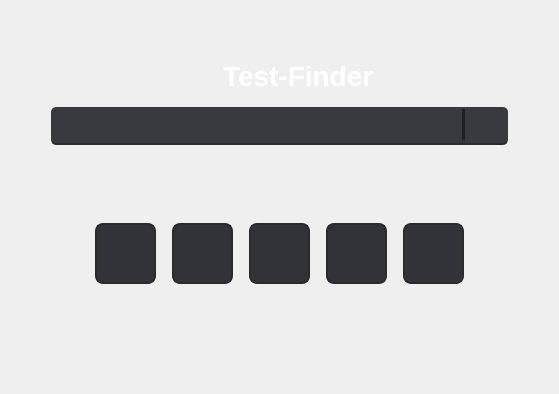
      <widget class="QWidget" name="page">
       <layout class="QGridLayout" name="gridLayout_8">
        <item row="4" column="1">
         <spacer name="verticalSpacer">
          <property name="orientation">
           <enum>Qt::Vertical</enum>
          </property>
          <property name="sizeHint" stdset="0">
           <size>
            <width>20</width>
            <height>40</height>
           </size>
          </property>
         </spacer>
        </item>
        <item row="0" column="1">
         <spacer name="verticalSpacer_2">
          <property name="orientation">
           <enum>Qt::Vertical</enum>
          </property>
          <property name="sizeHint" stdset="0">
           <size>
            <width>20</width>
            <height>40</height>
           </size>
          </property>
         </spacer>
        </item>
        <item row="1" column="0">
         <spacer name="horizontalSpacer_2">
          <property name="orientation">
           <enum>Qt::Horizontal</enum>
          </property>
          <property name="sizeHint" stdset="0">
           <size>
            <width>40</width>
            <height>20</height>
           </size>
          </property>
         </spacer>
        </item>
        <item row="2" column="1">
         <widget class="QFrame" name="frame_5">
          <property name="sizePolicy">
           <sizepolicy hsizetype="Preferred" vsizetype="Maximum">
            <horstretch>0</horstretch>
            <verstretch>0</verstretch>
           </sizepolicy>
          </property>
          <property name="styleSheet">
           <string notr="true">QPushButton {
	border-radius: 6px;
}

QPushButton:hover {
	background-color: rgb(76, 78, 84);
}

QPushButton:pressed {
	background-color: rgb(66, 68, 74);
	color: rgb(30, 31, 34);
}

QWidget {
	background-color: rgb(56, 58, 64);
}
.QFrame {
	border-radius: 5px;
    border-bottom: 2px solid #2d2a2a;
}</string>
          </property>
          <property name="frameShape">
           <enum>QFrame::NoFrame</enum>
          </property>
          <property name="frameShadow">
           <enum>QFrame::Raised</enum>
          </property>
          <layout class="QGridLayout" name="gridLayout_4">
           <property name="leftMargin">
            <number>5</number>
           </property>
           <property name="topMargin">
            <number>2</number>
           </property>
           <property name="rightMargin">
            <number>5</number>
           </property>
           <property name="bottomMargin">
            <number>2</number>
           </property>
           <property name="verticalSpacing">
            <number>0</number>
           </property>
           <item row="1" column="2">
            <widget class="QPushButton" name="pushButton_11">
             <property name="sizePolicy">
              <sizepolicy hsizetype="Fixed" vsizetype="Fixed">
               <horstretch>0</horstretch>
               <verstretch>0</verstretch>
              </sizepolicy>
             </property>
             <property name="minimumSize">
              <size>
               <width>30</width>
               <height>30</height>
              </size>
             </property>
             <property name="styleSheet">
              <string notr="true"/>
             </property>
             <property name="text">
              <string/>
             </property>
             <property name="icon">
              <iconset>
               <normalon>res/search.png</normalon>
              </iconset>
             </property>
             <property name="iconSize">
              <size>
               <width>20</width>
               <height>20</height>
              </size>
             </property>
            </widget>
           </item>
           <item row="2" column="2">
            <spacer name="verticalSpacer_3">
             <property name="orientation">
              <enum>Qt::Vertical</enum>
             </property>
             <property name="sizeHint" stdset="0">
              <size>
               <width>0</width>
               <height>0</height>
              </size>
             </property>
            </spacer>
           </item>
           <item row="0" column="0" rowspan="3">
            <widget class="QFrame" name="frame_8">
             <property name="sizePolicy">
              <sizepolicy hsizetype="Expanding" vsizetype="Preferred">
               <horstretch>0</horstretch>
               <verstretch>0</verstretch>
              </sizepolicy>
             </property>
             <property name="styleSheet">
              <string notr="true">border-bottom: 0px;</string>
             </property>
             <property name="frameShape">
              <enum>QFrame::NoFrame</enum>
             </property>
             <property name="frameShadow">
              <enum>QFrame::Raised</enum>
             </property>
             <layout class="QGridLayout" name="gridLayout_9">
              <property name="leftMargin">
               <number>0</number>
              </property>
              <property name="topMargin">
               <number>0</number>
              </property>
              <property name="rightMargin">
               <number>0</number>
              </property>
              <property name="bottomMargin">
               <number>0</number>
              </property>
              <property name="spacing">
               <number>0</number>
              </property>
              <item row="1" column="0">
               <spacer name="verticalSpacer_4">
                <property name="orientation">
                 <enum>Qt::Vertical</enum>
                </property>
                <property name="sizeHint" stdset="0">
                 <size>
                  <width>2</width>
                  <height>2</height>
                 </size>
                </property>
               </spacer>
              </item>
              <item row="0" column="0">
               <widget class="QPlainTextEdit" name="plainTextEdit">
                <property name="sizePolicy">
                 <sizepolicy hsizetype="Expanding" vsizetype="Fixed">
                  <horstretch>0</horstretch>
                  <verstretch>0</verstretch>
                 </sizepolicy>
                </property>
                <property name="maximumSize">
                 <size>
                  <width>16777215</width>
                  <height>30</height>
                 </size>
                </property>
                <property name="styleSheet">
                 <string notr="true">color: rgb(255, 255, 255);
border-bottom: 0px;</string>
                </property>
                <property name="frameShape">
                 <enum>QFrame::NoFrame</enum>
                </property>
                <property name="plainText">
                 <string/>
                </property>
               </widget>
              </item>
             </layout>
            </widget>
           </item>
           <item row="0" column="1" rowspan="3">
            <widget class="Line" name="line">
             <property name="styleSheet">
              <string notr="true">background-color: rgb(30, 31, 34);</string>
             </property>
             <property name="orientation">
              <enum>Qt::Vertical</enum>
             </property>
            </widget>
           </item>
           <item row="0" column="2">
            <spacer name="verticalSpacer_5">
             <property name="orientation">
              <enum>Qt::Vertical</enum>
             </property>
             <property name="sizeType">
              <enum>QSizePolicy::Fixed</enum>
             </property>
             <property name="sizeHint" stdset="0">
              <size>
               <width>20</width>
               <height>2</height>
              </size>
             </property>
            </spacer>
           </item>
          </layout>
         </widget>
        </item>
        <item row="1" column="1">
         <widget class="QFrame" name="frame_4">
          <property name="frameShape">
           <enum>QFrame::NoFrame</enum>
          </property>
          <property name="frameShadow">
           <enum>QFrame::Raised</enum>
          </property>
          <layout class="QGridLayout" name="gridLayout_7">
           <item row="0" column="1">
            <widget class="QPushButton" name="pushButton_9">
             <property name="sizePolicy">
              <sizepolicy hsizetype="Maximum" vsizetype="Maximum">
               <horstretch>0</horstretch>
               <verstretch>0</verstretch>
              </sizepolicy>
             </property>
             <property name="styleSheet">
              <string notr="true">border-radius: 0px;</string>
             </property>
             <property name="text">
              <string/>
             </property>
             <property name="icon">
              <iconset>
               <normalon>res/icon.png</normalon>
              </iconset>
             </property>
             <property name="iconSize">
              <size>
               <width>60</width>
               <height>60</height>
              </size>
             </property>
            </widget>
           </item>
           <item row="0" column="2">
            <widget class="QLabel" name="label">
             <property name="font">
              <font>
               <pointsize>21</pointsize>
               <weight>75</weight>
               <bold>true</bold>
              </font>
             </property>
             <property name="styleSheet">
              <string notr="true">color: rgb(255, 255, 255);</string>
             </property>
             <property name="text">
              <string>Test-Finder</string>
             </property>
            </widget>
           </item>
           <item row="0" column="0">
            <spacer name="horizontalSpacer_4">
             <property name="orientation">
              <enum>Qt::Horizontal</enum>
             </property>
             <property name="sizeHint" stdset="0">
              <size>
               <width>40</width>
               <height>20</height>
              </size>
             </property>
            </spacer>
           </item>
           <item row="0" column="3">
            <spacer name="horizontalSpacer_5">
             <property name="orientation">
              <enum>Qt::Horizontal</enum>
             </property>
             <property name="sizeHint" stdset="0">
              <size>
               <width>40</width>
               <height>20</height>
              </size>
             </property>
            </spacer>
           </item>
          </layout>
         </widget>
        </item>
        <item row="1" column="2">
         <spacer name="horizontalSpacer_3">
          <property name="orientation">
           <enum>Qt::Horizontal</enum>
          </property>
          <property name="sizeHint" stdset="0">
           <size>
            <width>40</width>
            <height>20</height>
           </size>
          </property>
         </spacer>
        </item>
        <item row="3" column="1">
         <widget class="QStackedWidget" name="stackedWidget_6">
          <property name="styleSheet">
           <string notr="true">QPushButton {
	background-color: rgb(49, 51, 56);
	border-radius: 8px;
    border: 2px solid #2d2a2a;
}

QPushButton:hover {
	background-color: rgb(59, 61, 66);
}

QPushButton:pressed {
	background-color: rgb(76, 78, 84);
}</string>
          </property>
          <property name="frameShape">
           <enum>QFrame::NoFrame</enum>
          </property>
          <property name="frameShadow">
           <enum>QFrame::Raised</enum>
          </property>
          <property name="currentIndex">
           <number>0</number>
          </property>
          <widget class="QWidget" name="stackedWidget_6Page1">
           <layout class="QGridLayout" name="gridLayout_5">
            <property name="leftMargin">
             <number>44</number>
            </property>
            <property name="topMargin">
             <number>22</number>
            </property>
            <property name="rightMargin">
             <number>44</number>
            </property>
            <property name="horizontalSpacing">
             <number>16</number>
            </property>
            <item row="1" column="2">
             <widget class="QPushButton" name="pushButton_15">
              <property name="sizePolicy">
               <sizepolicy hsizetype="Fixed" vsizetype="Fixed">
                <horstretch>0</horstretch>
                <verstretch>0</verstretch>
               </sizepolicy>
              </property>
              <property name="minimumSize">
               <size>
                <width>61</width>
                <height>61</height>
               </size>
              </property>
              <property name="text">
               <string/>
              </property>
              <property name="icon">
               <iconset>
                <normalon>res/robo.png</normalon>
               </iconset>
              </property>
              <property name="iconSize">
               <size>
                <width>47</width>
                <height>47</height>
               </size>
              </property>
             </widget>
            </item>
            <item row="1" column="4">
             <widget class="QPushButton" name="pushButton_17">
              <property name="sizePolicy">
               <sizepolicy hsizetype="Fixed" vsizetype="Fixed">
                <horstretch>0</horstretch>
                <verstretch>0</verstretch>
               </sizepolicy>
              </property>
              <property name="minimumSize">
               <size>
                <width>61</width>
                <height>61</height>
               </size>
              </property>
              <property name="text">
               <string/>
              </property>
              <property name="icon">
               <iconset>
                <normalon>res/icon_robo.png</normalon>
               </iconset>
              </property>
              <property name="iconSize">
               <size>
                <width>47</width>
                <height>47</height>
               </size>
              </property>
             </widget>
            </item>
            <item row="1" column="1">
             <widget class="QPushButton" name="pushButton_14">
              <property name="sizePolicy">
               <sizepolicy hsizetype="Fixed" vsizetype="Fixed">
                <horstretch>0</horstretch>
                <verstretch>0</verstretch>
               </sizepolicy>
              </property>
              <property name="minimumSize">
               <size>
                <width>61</width>
                <height>61</height>
               </size>
              </property>
              <property name="text">
               <string/>
              </property>
              <property name="icon">
               <iconset>
                <normalon>res/user.png</normalon>
               </iconset>
              </property>
              <property name="iconSize">
               <size>
                <width>47</width>
                <height>47</height>
               </size>
              </property>
             </widget>
            </item>
            <item row="1" column="0">
             <widget class="QPushButton" name="pushButton_13">
              <property name="sizePolicy">
               <sizepolicy hsizetype="Fixed" vsizetype="Fixed">
                <horstretch>0</horstretch>
                <verstretch>0</verstretch>
               </sizepolicy>
              </property>
              <property name="minimumSize">
               <size>
                <width>61</width>
                <height>61</height>
               </size>
              </property>
              <property name="text">
               <string/>
              </property>
              <property name="icon">
               <iconset>
                <normalon>res/history.png</normalon>
               </iconset>
              </property>
              <property name="iconSize">
               <size>
                <width>47</width>
                <height>47</height>
               </size>
              </property>
             </widget>
            </item>
            <item row="1" column="3">
             <widget class="QPushButton" name="pushButton_16">
              <property name="sizePolicy">
               <sizepolicy hsizetype="Fixed" vsizetype="Fixed">
                <horstretch>0</horstretch>
                <verstretch>0</verstretch>
               </sizepolicy>
              </property>
              <property name="minimumSize">
               <size>
                <width>61</width>
                <height>61</height>
               </size>
              </property>
              <property name="text">
               <string/>
              </property>
              <property name="icon">
               <iconset>
                <normaloff>res/github.png</normaloff>res/github.png</iconset>
              </property>
              <property name="iconSize">
               <size>
                <width>47</width>
                <height>47</height>
               </size>
              </property>
             </widget>
            </item>
           </layout>
          </widget>
          <widget class="QWidget" name="page_3">
           <layout class="QGridLayout" name="gridLayout_6">
            <property name="leftMargin">
             <number>0</number>
            </property>
            <property name="topMargin">
             <number>0</number>
            </property>
            <property name="rightMargin">
             <number>0</number>
            </property>
            <property name="bottomMargin">
             <number>0</number>
            </property>
            <property name="spacing">
             <number>0</number>
            </property>
            <item row="0" column="0">
             <widget class="QListWidget" name="listWidget">
              <property name="font">
               <font>
                <pointsize>8</pointsize>
               </font>
              </property>
              <property name="styleSheet">
               <string notr="true">QListWidget {
	border-radius: 5px;
	background-color: rgb(56, 58, 64);
	border-bottom: 2px solid #2d2a2a;
}

QListWidget {
    show-decoration-selected: none; /* make the selection span the entire width of the view */
	outline: none;
	border-image: url();
}

QListWidget::item {
    border-radius: 6px;
	background-color: rgb(56, 58, 64);
    color: rgb(245, 245, 245);
	margin-top: 4px;
}
QListWidget::item:selected {
    background-color: rgb(76, 78, 84);
	outline: none;
}

QListWidget::item:selected:!active {
	background-color: rgb(76, 78, 84);
}

QListWidget::item:selected:active {
	background-color: rgb(76, 78, 84);
}

QListWidget::item:hover {
    background-color: rgb(66, 68, 74);
	border-left: -2px solid rgb(0, 0, 0);
}</string>
              </property>
              <property name="frameShape">
               <enum>QFrame::NoFrame</enum>
              </property>
             </widget>
            </item>
           </layout>
          </widget>
         </widget>
        </item>
       </layout>
      </widget>
